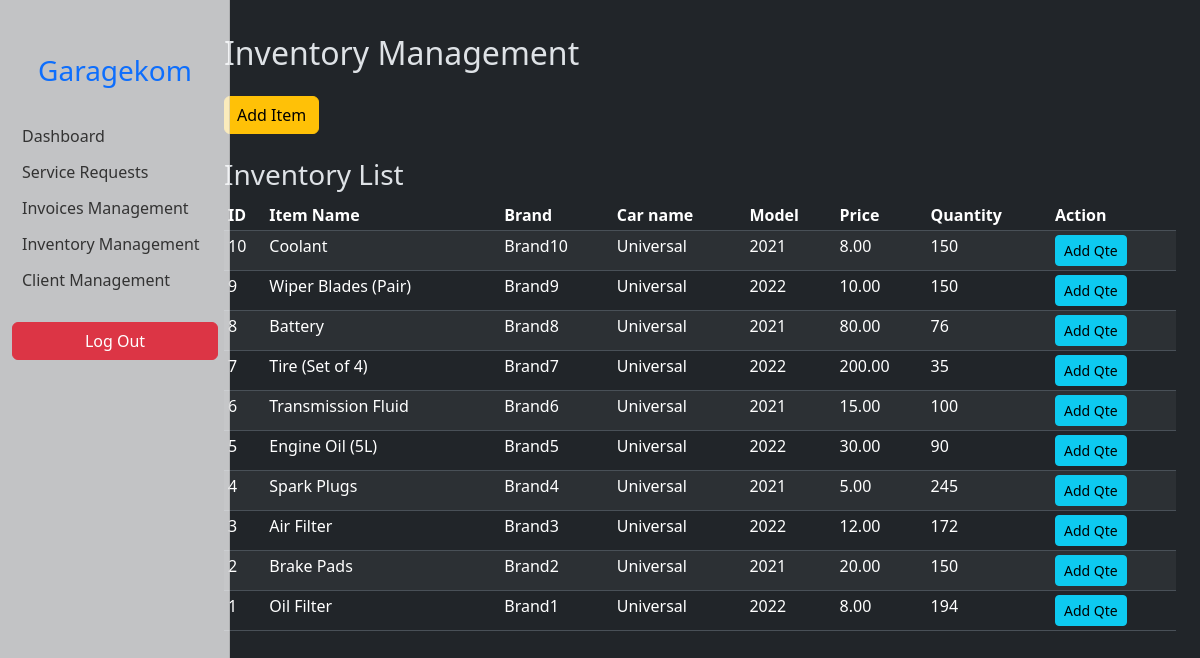
The app's page /admin/inventory.php (signed in) with its own data.
### tables this page shows
CREATE TABLE `inventory` (
  `item_id` int(11) NOT NULL,
  `item_name` varchar(255) NOT NULL,
  `item_car_name` varchar(255) NOT NULL,
  `item_brand` varchar(40) NOT NULL,
  `item_model` year(4) NOT NULL,
  `item_price` decimal(10,2) NOT NULL,
  `item_quantity` int(11) NOT NULL
);

### admin/inventory.php (the view, shortened to what this page needs)
</head>
<body>
    <div class="container-fluid">
        <div class="row">
            <?php require_once('connect-DB.php') ?>
            <main class="col-md-9 ms-sm-auto col-lg-10 px-md-4 mt-4">
                <h2>Inventory Management</h2>
                <div class="mb-4 mt-4">
                    <button class="btn btn-warning" data-bs-toggle="modal" data-bs-target="#addItem">Add
                        Item</button>
                </div>
                <div class="table-responsive">
                    <h3>Inventory List</h3>
                    <table class="table table-striped table-sm table-hover ">
                        <thead>
                            <tr>
                                <th>ID</th>
                                <th>Item Name</th>
                                <th>Brand</th>
                                <th>Car name</th>
                                <th>Model</th>
                                <th>Price</th>
                                <th>Quantity</th>
                                <th>Action</th>
                            </tr>
                        </thead>
                        <tbody>
                            <?php
                            $items = $database->prepare("SELECT * FROM inventory ORDER BY item_id DESC");
                            $items->execute();
                            $items = $items->fetchAll(PDO::FETCH_ASSOC);
                            foreach ($items as $item) {
                                echo "<tr>";
                                echo "<td>" . $item["item_id"] . "</td>";
                                echo "<td>" . $item["item_name"] . "</td>";
                                echo "<td>" . $item["item_brand"] . "</td>";
                                echo "<td>" . $item["item_car_name"] . "</td>";
                                echo "<td>" . $item["item_model"] . "</td>";
                                echo "<td>" . $item["item_price"] . "</td>";
                                echo "<td>" . $item["item_quantity"] . "</td>";
                                echo "<td>";
                                echo '<button class="btn btn-info btn-sm" data-bs-toggle="modal" data-bs-target="#editQte" data-bs-id="' . $item["item_id"] . '">Add Qte</button>';
                                echo "</td>";
                                echo "</tr>";
                            }
                            ?>
                        </tbody>
                    </table>
                </div>
            </main>
</body>
</html>

### admin/style.css (style rules this page uses)
* { transition: all 0.2s ease-in-out; scroll-behavior: smooth; }
body { font-size: 0.875rem; }
#sidebar { min-width: 230px; max-width: 230px; }
.sidebar { position: fixed; top: 0; bottom: 0; left: 0; z-index: 1000; padding: 48px 0 0; box-shadow: inset -1px 0 0 rgba(0, 0, 0, 0.1); }
.sidebar a { display: block; padding: 6px 0; color: #333; }
main { padding: 10px; }

### records on screen
inventory: item_id "10", item_name "Coolant", item_brand "Brand10", item_car_name "Universal", item_model "2021", item_price "8.00", item_quantity "150"
inventory: item_id "9", item_name "Wiper Blades (Pair)", item_brand "Brand9", item_car_name "Universal", item_model "2022", item_price "10.00", item_quantity "150"
inventory: item_id "8", item_name "Battery", item_brand "Brand8", item_car_name "Universal", item_model "2021", item_price "80.00", item_quantity "76"
inventory: item_id "7", item_name "Tire (Set of 4)", item_brand "Brand7", item_car_name "Universal", item_model "2022", item_price "200.00", item_quantity "35"
inventory: item_id "6", item_name "Transmission Fluid", item_brand "Brand6", item_car_name "Universal", item_model "2021", item_price "15.00", item_quantity "100"
inventory: item_id "5", item_name "Engine Oil (5L)", item_brand "Brand5", item_car_name "Universal", item_model "2022", item_price "30.00", item_quantity "90"
inventory: item_id "4", item_name "Spark Plugs", item_brand "Brand4", item_car_name "Universal", item_model "2021", item_price "5.00", item_quantity "245"
inventory: item_id "3", item_name "Air Filter", item_brand "Brand3", item_car_name "Universal", item_model "2022", item_price "12.00", item_quantity "172"
inventory: item_id "2", item_name "Brake Pads", item_brand "Brand2", item_car_name "Universal", item_model "2021", item_price "20.00", item_quantity "150"
inventory: item_id "1", item_name "Oil Filter", item_brand "Brand1", item_car_name "Universal", item_model "2022", item_price "8.00", item_quantity "194"
